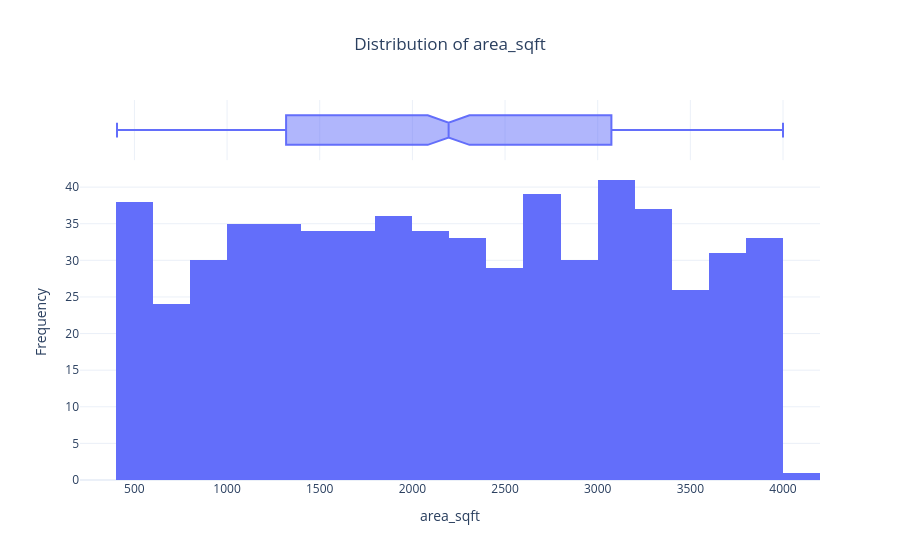

Here is the notebook cell this chart was saved with:
### Code cell
if numeric_cols:
    selected_numeric = numeric_cols[0]

    fig = px.histogram(
        df,
        x=selected_numeric,
        nbins=30,
        title=f"Distribution of {selected_numeric}",
        template="plotly_white",
        marginal="box"
    )

    fig.update_layout(
        xaxis_title=selected_numeric,
        yaxis_title="Frequency",
        title_x=0.5
    )

    fig.show()

    fig.write_html(
        CHART_DIR / "numeric_distribution.html"
    )
else:
    print("No numeric columns available.")

### Figure 1 — Plotly figure (JSON) as saved in the notebook; plotly's stock layout.template omitted (floating-point values rounded to 4 significant figures; data arrays with more than 128 entries replaced by an {"elided": "..."} marker saying what was removed)
{"data": [{"bingroup": "x", "hovertemplate": "area_sqft=%{x}<br>count=%{y}<extra></extra>", "legendgroup": "", "marker": {"color": "#636efa", "pattern": {"shape": ""}}, "name": "", "nbinsx": 30, "orientation": "v", "showlegend": false, "type": "histogram", "x": {"elided": "600 int values"}, "xaxis": "x", "yaxis": "y"}, {"hovertemplate": "area_sqft=%{x}<extra></extra>", "legendgroup": "", "marker": {"color": "#636efa"}, "name": "", "notched": true, "showlegend": false, "type": "box", "x": {"elided": "600 int values"}, "xaxis": "x2", "yaxis": "y2"}], "layout": {"barmode": "relative", "legend": {"tracegroupgap": 0}, "title": {"text": "Distribution of area_sqft", "x": 0.5}, "xaxis": {"anchor": "y", "domain": [0, 1], "title": {"text": "area_sqft"}}, "xaxis2": {"anchor": "y2", "domain": [0, 1], "matches": "x", "showgrid": true, "showticklabels": false}, "yaxis": {"anchor": "x", "domain": [0, 0.8316], "title": {"text": "Frequency"}}, "yaxis2": {"anchor": "x2", "domain": [0.8416, 1], "matches": "y2", "showgrid": false, "showline": false, "showticklabels": false, "ticks": ""}}}
